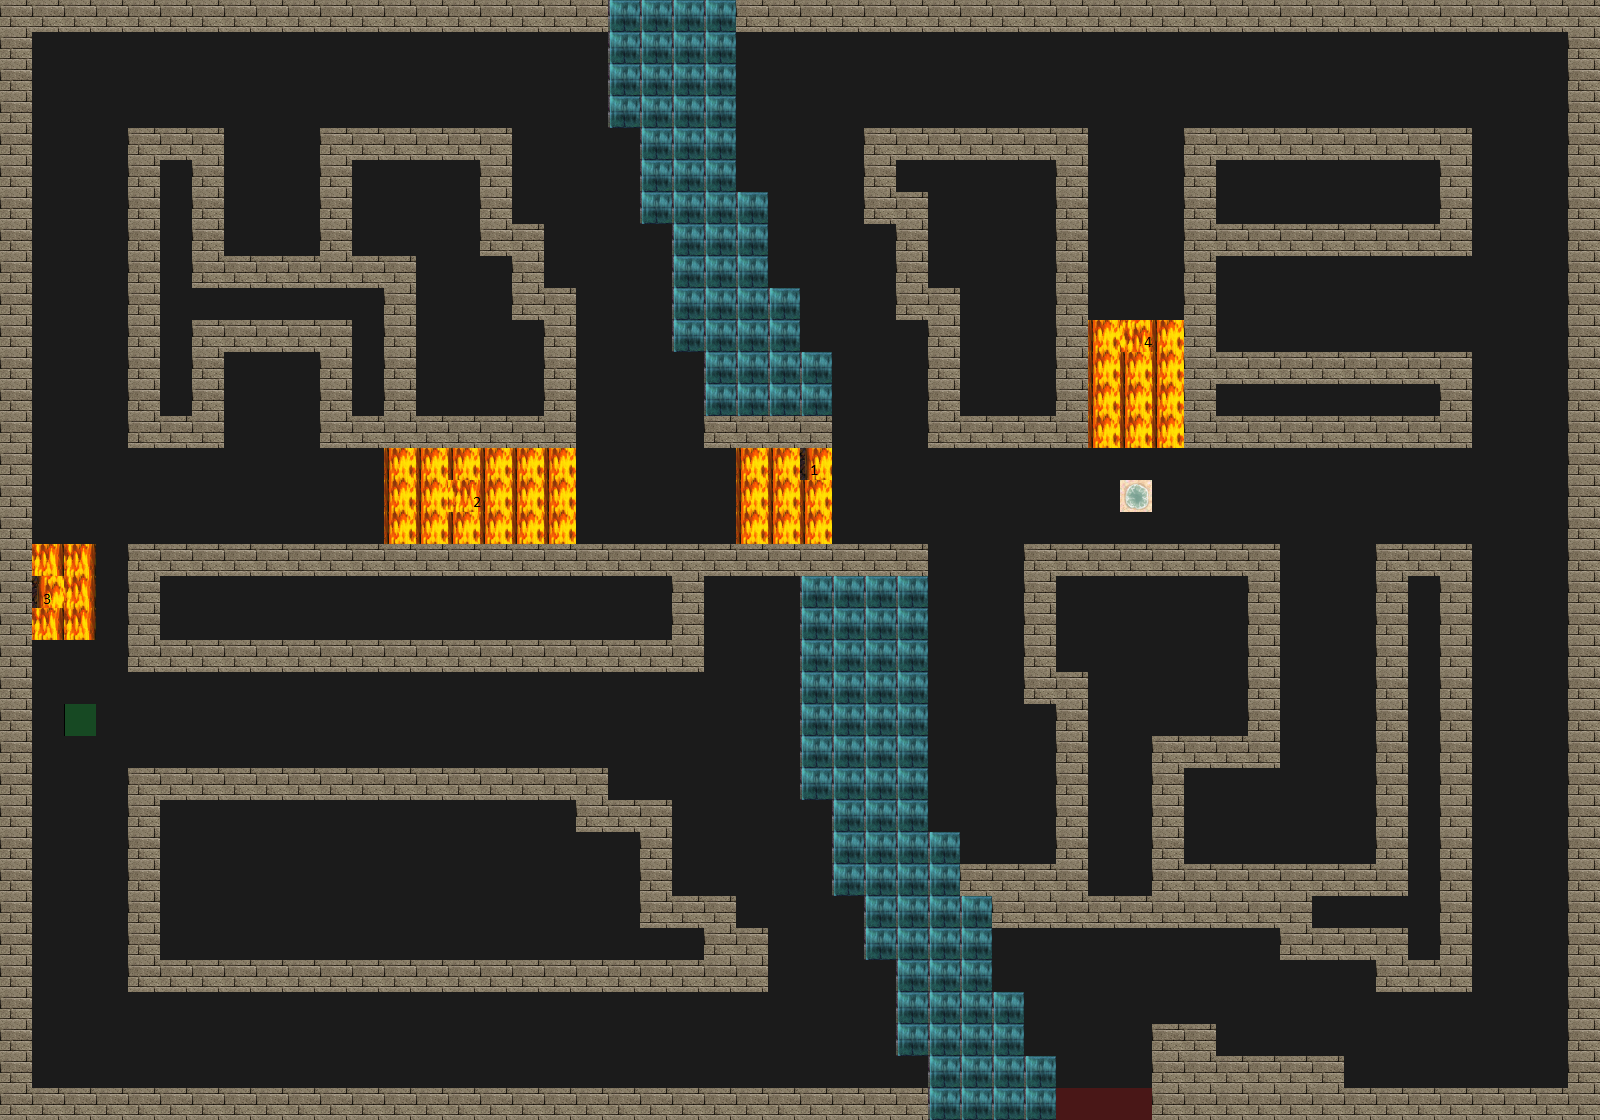

This game map was drawn from its Tiled (.tmx) file and the tilesets committed beside it. A one-line description and the trimmed map source follow:
An orthogonal 50x35 tile map with 32x32 px tiles, 4 tile layers (Road, Wall, Utility, Trap), 4 tilesets.

<map version="1.0" tiledversion="1.1.5" orientation="orthogonal" renderorder="right-down" width="50" height="35" tilewidth="32" tileheight="32" infinite="0" nextobjectid="1">
 <tileset firstgid="1" source="tilesets/wallsandroofs.tsx" />
 <tileset firstgid="257" source="tilesets/meta.tsx" />
 <tileset firstgid="259" source="tilesets/road.tsx" />
 <tileset firstgid="260" source="tilesets/traps.tsx" />
 <layer name="Road" width="50" height="35">
  <data>[1750 cells, 1750 non-empty, 1 distinct tile ids]</data>
 </layer>
 <layer name="Wall" width="50" height="35">
  <data>[1750 cells, 600 non-empty, 2 distinct tile ids]</data>
 </layer>
 <layer name="Utility" width="50" height="35">
  <data>[1750 cells, 4 non-empty, 2 distinct tile ids]</data>
 </layer>
 <layer name="Trap" width="50" height="35">
  <data>[1750 cells, 46 non-empty, 7 distinct tile ids]</data>
 </layer>
</map>
